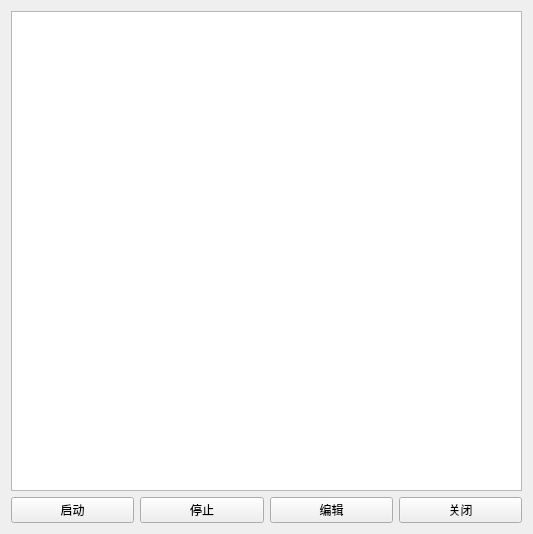
<?xml version="1.0" encoding="UTF-8"?>
<ui version="4.0">
 <class>OtherTimerConfig</class>
 <widget class="QWidget" name="OtherTimerConfig">
  <property name="geometry">
   <rect>
    <x>0</x>
    <y>0</y>
    <width>533</width>
    <height>534</height>
   </rect>
  </property>
  <property name="windowTitle">
   <string>Form</string>
  </property>
  <layout class="QVBoxLayout" name="verticalLayout">
   <item>
    <widget class="QTableView" name="tv"/>
   </item>
   <item>
    <layout class="QHBoxLayout" name="horizontalLayout">
     <item>
      <widget class="QPushButton" name="btn_start">
       <property name="text">
        <string>启动</string>
       </property>
      </widget>
     </item>
     <item>
      <widget class="QPushButton" name="btn_stop">
       <property name="text">
        <string>停止</string>
       </property>
      </widget>
     </item>
     <item>
      <widget class="QPushButton" name="btn_edit">
       <property name="text">
        <string>编辑</string>
       </property>
      </widget>
     </item>
     <item>
      <widget class="QPushButton" name="btn_close">
       <property name="text">
        <string>关闭</string>
       </property>
      </widget>
     </item>
    </layout>
   </item>
  </layout>
 </widget>
 <resources/>
 <connections/>
</ui>
